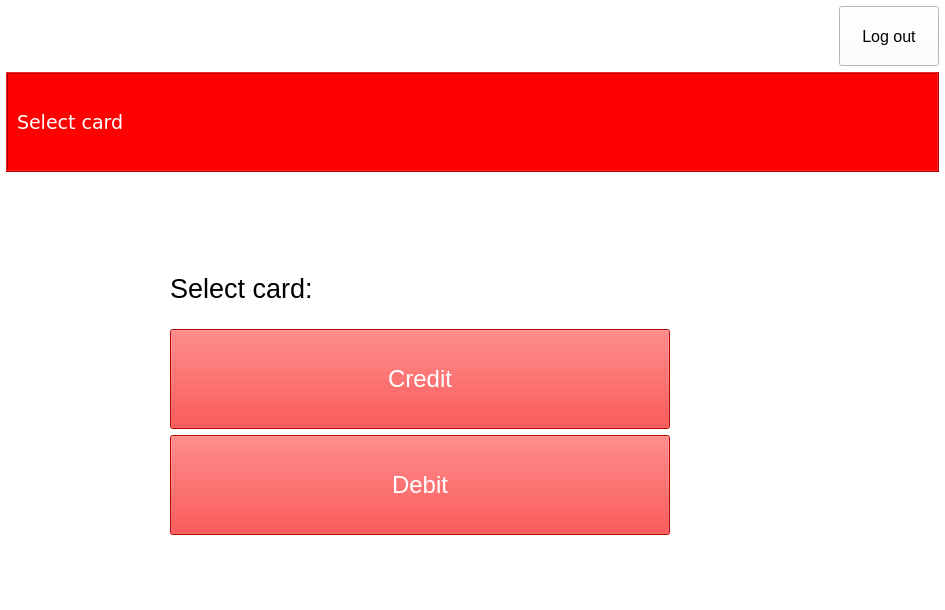
<?xml version="1.0" encoding="UTF-8"?>
<ui version="4.0">
 <class>CreditDebit</class>
 <widget class="QWidget" name="CreditDebit">
  <property name="geometry">
   <rect>
    <x>0</x>
    <y>0</y>
    <width>945</width>
    <height>610</height>
   </rect>
  </property>
  <property name="windowTitle">
   <string>ATM</string>
  </property>
  <property name="styleSheet">
   <string notr="true">background-color:white;</string>
  </property>
  <layout class="QGridLayout" name="gridLayout">
   <property name="leftMargin">
    <number>6</number>
   </property>
   <property name="topMargin">
    <number>6</number>
   </property>
   <property name="rightMargin">
    <number>6</number>
   </property>
   <property name="bottomMargin">
    <number>0</number>
   </property>
   <item row="12" column="1" alignment="Qt::AlignHCenter">
    <widget class="QLabel" name="label_3">
     <property name="text">
      <string/>
     </property>
    </widget>
   </item>
   <item row="0" column="0" colspan="2">
    <widget class="QLabel" name="imgLbl">
     <property name="frameShape">
      <enum>QFrame::NoFrame</enum>
     </property>
     <property name="frameShadow">
      <enum>QFrame::Plain</enum>
     </property>
     <property name="text">
      <string/>
     </property>
     <property name="pixmap">
      <pixmap>ATM_Logo.bmp</pixmap>
     </property>
    </widget>
   </item>
   <item row="0" column="5">
    <widget class="QPushButton" name="pushButton">
     <property name="sizePolicy">
      <sizepolicy hsizetype="Minimum" vsizetype="Minimum">
       <horstretch>0</horstretch>
       <verstretch>0</verstretch>
      </sizepolicy>
     </property>
     <property name="minimumSize">
      <size>
       <width>100</width>
       <height>60</height>
      </size>
     </property>
     <property name="maximumSize">
      <size>
       <width>100</width>
       <height>60</height>
      </size>
     </property>
     <property name="font">
      <font>
       <pointsize>12</pointsize>
      </font>
     </property>
     <property name="text">
      <string>Log out</string>
     </property>
    </widget>
   </item>
   <item row="9" column="2" alignment="Qt::AlignHCenter">
    <widget class="QPushButton" name="debitBtn">
     <property name="sizePolicy">
      <sizepolicy hsizetype="Minimum" vsizetype="Minimum">
       <horstretch>0</horstretch>
       <verstretch>0</verstretch>
      </sizepolicy>
     </property>
     <property name="minimumSize">
      <size>
       <width>500</width>
       <height>100</height>
      </size>
     </property>
     <property name="maximumSize">
      <size>
       <width>500</width>
       <height>100</height>
      </size>
     </property>
     <property name="font">
      <font>
       <pointsize>18</pointsize>
      </font>
     </property>
     <property name="styleSheet">
      <string notr="true">color: rgb(255, 255, 255);
background-color: red;</string>
     </property>
     <property name="text">
      <string>Debit</string>
     </property>
    </widget>
   </item>
   <item row="4" column="1" colspan="2" alignment="Qt::AlignHCenter">
    <widget class="QLabel" name="label_2">
     <property name="text">
      <string/>
     </property>
    </widget>
   </item>
   <item row="8" column="2" alignment="Qt::AlignHCenter">
    <widget class="QPushButton" name="creditBtn">
     <property name="sizePolicy">
      <sizepolicy hsizetype="Minimum" vsizetype="Minimum">
       <horstretch>0</horstretch>
       <verstretch>0</verstretch>
      </sizepolicy>
     </property>
     <property name="minimumSize">
      <size>
       <width>500</width>
       <height>100</height>
      </size>
     </property>
     <property name="maximumSize">
      <size>
       <width>500</width>
       <height>100</height>
      </size>
     </property>
     <property name="font">
      <font>
       <pointsize>18</pointsize>
      </font>
     </property>
     <property name="styleSheet">
      <string notr="true">color: rgb(255, 255, 255);
background-color: red;</string>
     </property>
     <property name="text">
      <string>Credit</string>
     </property>
    </widget>
   </item>
   <item row="3" column="0" colspan="6">
    <widget class="QFrame" name="frame">
     <property name="sizePolicy">
      <sizepolicy hsizetype="Minimum" vsizetype="Minimum">
       <horstretch>0</horstretch>
       <verstretch>0</verstretch>
      </sizepolicy>
     </property>
     <property name="minimumSize">
      <size>
       <width>400</width>
       <height>100</height>
      </size>
     </property>
     <property name="maximumSize">
      <size>
       <width>16777215</width>
       <height>100</height>
      </size>
     </property>
     <property name="palette">
      <palette>
       <active>
        <colorrole role="WindowText">
         <brush brushstyle="SolidPattern">
          <color alpha="255">
           <red>0</red>
           <green>0</green>
           <blue>0</blue>
          </color>
         </brush>
        </colorrole>
        <colorrole role="Button">
         <brush brushstyle="SolidPattern">
          <color alpha="255">
           <red>255</red>
           <green>0</green>
           <blue>0</blue>
          </color>
         </brush>
        </colorrole>
        <colorrole role="Light">
         <brush brushstyle="SolidPattern">
          <color alpha="255">
           <red>255</red>
           <green>166</green>
           <blue>168</blue>
          </color>
         </brush>
        </colorrole>
        <colorrole role="Midlight">
         <brush brushstyle="SolidPattern">
          <color alpha="255">
           <red>246</red>
           <green>113</green>
           <blue>115</blue>
          </color>
         </brush>
        </colorrole>
        <colorrole role="Dark">
         <brush brushstyle="SolidPattern">
          <color alpha="255">
           <red>119</red>
           <green>30</green>
           <blue>31</blue>
          </color>
         </brush>
        </colorrole>
        <colorrole role="Mid">
         <brush brushstyle="SolidPattern">
          <color alpha="255">
           <red>159</red>
           <green>40</green>
           <blue>42</blue>
          </color>
         </brush>
        </colorrole>
        <colorrole role="Text">
         <brush brushstyle="SolidPattern">
          <color alpha="255">
           <red>0</red>
           <green>0</green>
           <blue>0</blue>
          </color>
         </brush>
        </colorrole>
        <colorrole role="BrightText">
         <brush brushstyle="SolidPattern">
          <color alpha="255">
           <red>255</red>
           <green>255</green>
           <blue>255</blue>
          </color>
         </brush>
        </colorrole>
        <colorrole role="ButtonText">
         <brush brushstyle="SolidPattern">
          <color alpha="255">
           <red>0</red>
           <green>0</green>
           <blue>0</blue>
          </color>
         </brush>
        </colorrole>
        <colorrole role="Base">
         <brush brushstyle="SolidPattern">
          <color alpha="255">
           <red>255</red>
           <green>0</green>
           <blue>0</blue>
          </color>
         </brush>
        </colorrole>
        <colorrole role="Window">
         <brush brushstyle="SolidPattern">
          <color alpha="255">
           <red>255</red>
           <green>0</green>
           <blue>0</blue>
          </color>
         </brush>
        </colorrole>
        <colorrole role="Shadow">
         <brush brushstyle="SolidPattern">
          <color alpha="255">
           <red>0</red>
           <green>0</green>
           <blue>0</blue>
          </color>
         </brush>
        </colorrole>
        <colorrole role="AlternateBase">
         <brush brushstyle="SolidPattern">
          <color alpha="255">
           <red>246</red>
           <green>157</green>
           <blue>159</blue>
          </color>
         </brush>
        </colorrole>
        <colorrole role="ToolTipBase">
         <brush brushstyle="SolidPattern">
          <color alpha="255">
           <red>255</red>
           <green>255</green>
           <blue>220</blue>
          </color>
         </brush>
        </colorrole>
        <colorrole role="ToolTipText">
         <brush brushstyle="SolidPattern">
          <color alpha="255">
           <red>0</red>
           <green>0</green>
           <blue>0</blue>
          </color>
         </brush>
        </colorrole>
        <colorrole role="PlaceholderText">
         <brush brushstyle="NoBrush">
          <color alpha="128">
           <red>0</red>
           <green>0</green>
           <blue>0</blue>
          </color>
         </brush>
        </colorrole>
       </active>
       <inactive>
        <colorrole role="WindowText">
         <brush brushstyle="SolidPattern">
          <color alpha="255">
           <red>0</red>
           <green>0</green>
           <blue>0</blue>
          </color>
         </brush>
        </colorrole>
        <colorrole role="Button">
         <brush brushstyle="SolidPattern">
          <color alpha="255">
           <red>255</red>
           <green>0</green>
           <blue>0</blue>
          </color>
         </brush>
        </colorrole>
        <colorrole role="Light">
         <brush brushstyle="SolidPattern">
          <color alpha="255">
           <red>255</red>
           <green>166</green>
           <blue>168</blue>
          </color>
         </brush>
        </colorrole>
        <colorrole role="Midlight">
         <brush brushstyle="SolidPattern">
          <color alpha="255">
           <red>246</red>
           <green>113</green>
           <blue>115</blue>
          </color>
         </brush>
        </colorrole>
        <colorrole role="Dark">
         <brush brushstyle="SolidPattern">
          <color alpha="255">
           <red>119</red>
           <green>30</green>
           <blue>31</blue>
          </color>
         </brush>
        </colorrole>
        <colorrole role="Mid">
         <brush brushstyle="SolidPattern">
          <color alpha="255">
           <red>159</red>
           <green>40</green>
           <blue>42</blue>
          </color>
         </brush>
        </colorrole>
        <colorrole role="Text">
         <brush brushstyle="SolidPattern">
          <color alpha="255">
           <red>0</red>
           <green>0</green>
           <blue>0</blue>
          </color>
         </brush>
        </colorrole>
        <colorrole role="BrightText">
         <brush brushstyle="SolidPattern">
          <color alpha="255">
           <red>255</red>
           <green>255</green>
           <blue>255</blue>
          </color>
         </brush>
        </colorrole>
        <colorrole role="ButtonText">
         <brush brushstyle="SolidPattern">
          <color alpha="255">
           <red>0</red>
           <green>0</green>
           <blue>0</blue>
          </color>
         </brush>
        </colorrole>
        <colorrole role="Base">
         <brush brushstyle="SolidPattern">
          <color alpha="255">
           <red>255</red>
           <green>0</green>
           <blue>0</blue>
          </color>
         </brush>
        </colorrole>
        <colorrole role="Window">
         <brush brushstyle="SolidPattern">
          <color alpha="255">
           <red>255</red>
           <green>0</green>
           <blue>0</blue>
          </color>
         </brush>
        </colorrole>
        <colorrole role="Shadow">
         <brush brushstyle="SolidPattern">
          <color alpha="255">
           <red>0</red>
           <green>0</green>
           <blue>0</blue>
          </color>
         </brush>
        </colorrole>
        <colorrole role="AlternateBase">
         <brush brushstyle="SolidPattern">
          <color alpha="255">
           <red>246</red>
           <green>157</green>
           <blue>159</blue>
          </color>
         </brush>
        </colorrole>
        <colorrole role="ToolTipBase">
         <brush brushstyle="SolidPattern">
          <color alpha="255">
           <red>255</red>
           <green>255</green>
           <blue>220</blue>
          </color>
         </brush>
        </colorrole>
        <colorrole role="ToolTipText">
         <brush brushstyle="SolidPattern">
          <color alpha="255">
           <red>0</red>
           <green>0</green>
           <blue>0</blue>
          </color>
         </brush>
        </colorrole>
        <colorrole role="PlaceholderText">
         <brush brushstyle="NoBrush">
          <color alpha="128">
           <red>0</red>
           <green>0</green>
           <blue>0</blue>
          </color>
         </brush>
        </colorrole>
       </inactive>
       <disabled>
        <colorrole role="WindowText">
         <brush brushstyle="SolidPattern">
          <color alpha="255">
           <red>119</red>
           <green>30</green>
           <blue>31</blue>
          </color>
         </brush>
        </colorrole>
        <colorrole role="Button">
         <brush brushstyle="SolidPattern">
          <color alpha="255">
           <red>255</red>
           <green>0</green>
           <blue>0</blue>
          </color>
         </brush>
        </colorrole>
        <colorrole role="Light">
         <brush brushstyle="SolidPattern">
          <color alpha="255">
           <red>255</red>
           <green>166</green>
           <blue>168</blue>
          </color>
         </brush>
        </colorrole>
        <colorrole role="Midlight">
         <brush brushstyle="SolidPattern">
          <color alpha="255">
           <red>246</red>
           <green>113</green>
           <blue>115</blue>
          </color>
         </brush>
        </colorrole>
        <colorrole role="Dark">
         <brush brushstyle="SolidPattern">
          <color alpha="255">
           <red>119</red>
           <green>30</green>
           <blue>31</blue>
          </color>
         </brush>
        </colorrole>
        <colorrole role="Mid">
         <brush brushstyle="SolidPattern">
          <color alpha="255">
           <red>159</red>
           <green>40</green>
           <blue>42</blue>
          </color>
         </brush>
        </colorrole>
        <colorrole role="Text">
         <brush brushstyle="SolidPattern">
          <color alpha="255">
           <red>119</red>
           <green>30</green>
           <blue>31</blue>
          </color>
         </brush>
        </colorrole>
        <colorrole role="BrightText">
         <brush brushstyle="SolidPattern">
          <color alpha="255">
           <red>255</red>
           <green>255</green>
           <blue>255</blue>
          </color>
         </brush>
        </colorrole>
        <colorrole role="ButtonText">
         <brush brushstyle="SolidPattern">
          <color alpha="255">
           <red>119</red>
           <green>30</green>
           <blue>31</blue>
          </color>
         </brush>
        </colorrole>
        <colorrole role="Base">
         <brush brushstyle="SolidPattern">
          <color alpha="255">
           <red>255</red>
           <green>0</green>
           <blue>0</blue>
          </color>
         </brush>
        </colorrole>
        <colorrole role="Window">
         <brush brushstyle="SolidPattern">
          <color alpha="255">
           <red>255</red>
           <green>0</green>
           <blue>0</blue>
          </color>
         </brush>
        </colorrole>
        <colorrole role="Shadow">
         <brush brushstyle="SolidPattern">
          <color alpha="255">
           <red>0</red>
           <green>0</green>
           <blue>0</blue>
          </color>
         </brush>
        </colorrole>
        <colorrole role="AlternateBase">
         <brush brushstyle="SolidPattern">
          <color alpha="255">
           <red>238</red>
           <green>60</green>
           <blue>63</blue>
          </color>
         </brush>
        </colorrole>
        <colorrole role="ToolTipBase">
         <brush brushstyle="SolidPattern">
          <color alpha="255">
           <red>255</red>
           <green>255</green>
           <blue>220</blue>
          </color>
         </brush>
        </colorrole>
        <colorrole role="ToolTipText">
         <brush brushstyle="SolidPattern">
          <color alpha="255">
           <red>0</red>
           <green>0</green>
           <blue>0</blue>
          </color>
         </brush>
        </colorrole>
        <colorrole role="PlaceholderText">
         <brush brushstyle="NoBrush">
          <color alpha="128">
           <red>0</red>
           <green>0</green>
           <blue>0</blue>
          </color>
         </brush>
        </colorrole>
       </disabled>
      </palette>
     </property>
     <property name="autoFillBackground">
      <bool>false</bool>
     </property>
     <property name="styleSheet">
      <string notr="true">background-color:red;</string>
     </property>
     <property name="frameShape">
      <enum>QFrame::Box</enum>
     </property>
     <property name="frameShadow">
      <enum>QFrame::Raised</enum>
     </property>
     <layout class="QVBoxLayout" name="verticalLayout">
      <item>
       <widget class="QLabel" name="nameLbl">
        <property name="sizePolicy">
         <sizepolicy hsizetype="Minimum" vsizetype="Minimum">
          <horstretch>0</horstretch>
          <verstretch>0</verstretch>
         </sizepolicy>
        </property>
        <property name="minimumSize">
         <size>
          <width>400</width>
          <height>0</height>
         </size>
        </property>
        <property name="maximumSize">
         <size>
          <width>400</width>
          <height>16777215</height>
         </size>
        </property>
        <property name="font">
         <font>
          <family>Verdana</family>
          <pointsize>14</pointsize>
         </font>
        </property>
        <property name="styleSheet">
         <string notr="true">QLabel { color : white; }</string>
        </property>
        <property name="text">
         <string>Select card</string>
        </property>
        <property name="textFormat">
         <enum>Qt::AutoText</enum>
        </property>
       </widget>
      </item>
     </layout>
    </widget>
   </item>
   <item row="6" column="2">
    <widget class="QLabel" name="label">
     <property name="sizePolicy">
      <sizepolicy hsizetype="Minimum" vsizetype="Minimum">
       <horstretch>0</horstretch>
       <verstretch>0</verstretch>
      </sizepolicy>
     </property>
     <property name="minimumSize">
      <size>
       <width>400</width>
       <height>30</height>
      </size>
     </property>
     <property name="maximumSize">
      <size>
       <width>400</width>
       <height>100</height>
      </size>
     </property>
     <property name="font">
      <font>
       <pointsize>20</pointsize>
      </font>
     </property>
     <property name="text">
      <string>Select card:</string>
     </property>
     <property name="scaledContents">
      <bool>false</bool>
     </property>
    </widget>
   </item>
  </layout>
  <zorder>imgLbl</zorder>
  <zorder>pushButton</zorder>
  <zorder>debitBtn</zorder>
  <zorder>label_3</zorder>
  <zorder>frame</zorder>
  <zorder>label_2</zorder>
  <zorder>creditBtn</zorder>
  <zorder>label</zorder>
 </widget>
 <resources/>
 <connections/>
</ui>
